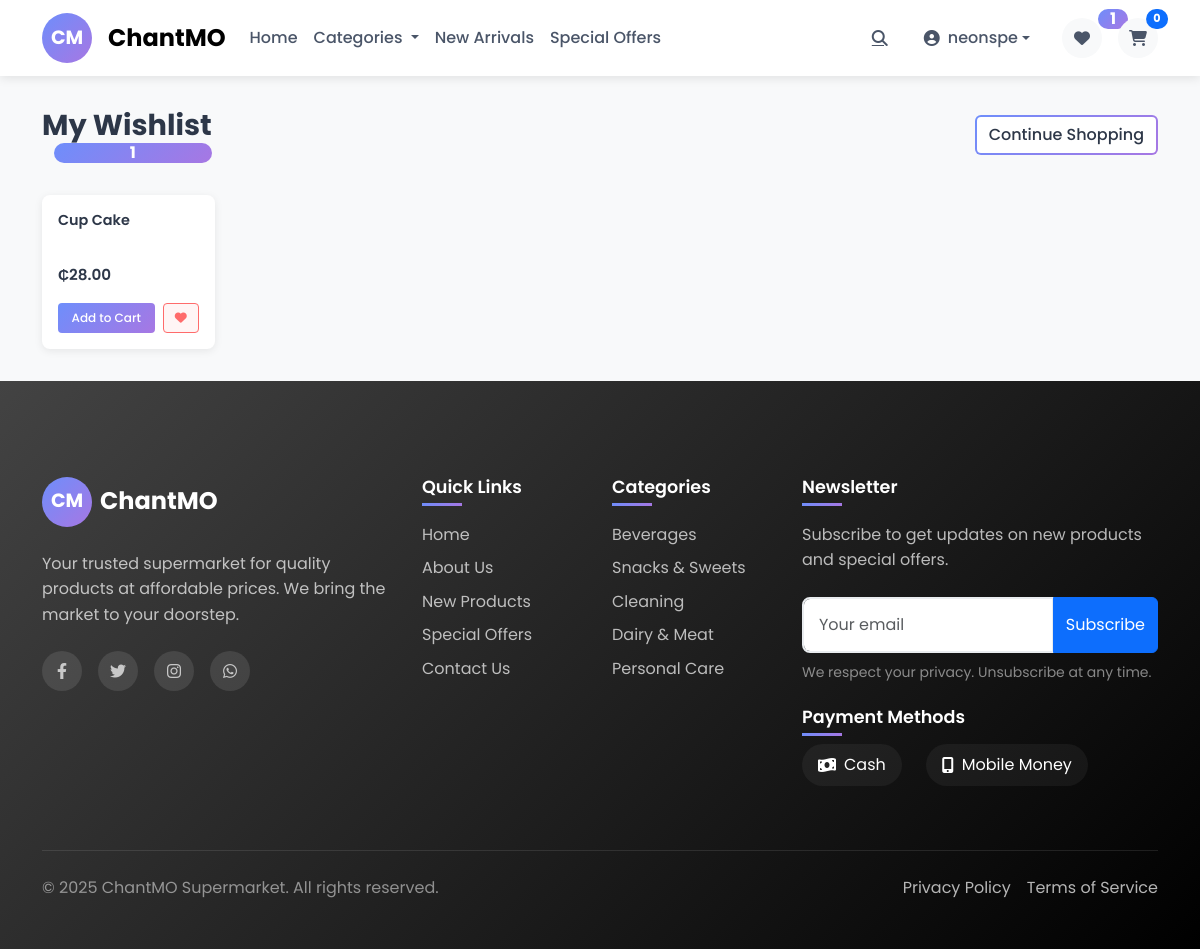
The page /chantmo-supa/pages/wishlist.php (signed in) on the database its author committed.
### tables this page shows
CREATE TABLE IF NOT EXISTS `products` (
  `id` int NOT NULL AUTO_INCREMENT,
  `name` varchar(100) NOT NULL,
  `price` decimal(10,2) NOT NULL,
  `original_price` decimal(10,2) DEFAULT NULL,
  `stock_quantity` int DEFAULT '0',
  `category` varchar(50) NOT NULL,
  `image_url` varchar(255) DEFAULT NULL,
  `description` text,
  `featured` tinyint(1) DEFAULT '0',
  `badge` varchar(20) DEFAULT NULL,
  `expiry_date` date DEFAULT NULL,
  `created_at` timestamp NULL DEFAULT CURRENT_TIMESTAMP,
  `updated_at` timestamp NULL DEFAULT CURRENT_TIMESTAMP ON UPDATE CURRENT_TIMESTAMP,
  PRIMARY KEY (`id`)
);

### chantmo-supa/includes/Product.php (called while the page is built, shortened)
<?php
class Product {
    private static $pdo;
    public $stock_quantity;
    public static function setPDO($pdo) {
        self::$pdo = $pdo;
    }
public function isOutOfStock() {
    return $this->stock_quantity <= 0;
}
public static function getWishlistItems($userId) {
    $stmt = self::$pdo->prepare("SELECT p.* FROM products p
                          JOIN wishlist w ON p.id = w.product_id
                          WHERE w.user_id = ?");
    $stmt->execute([$userId]);
    $products = [];
    while ($row = $stmt->fetch()) {
        $products[] = new Product($row);
    }
    return $products;
}
}
?>

### chantmo-supa/includes/functions.php (called while the page is built, shortened)
<?php
function base_url($path = '') {
    return BASE_PATH . '/' . ltrim($path, '/');
}
?>

### chantmo-supa/includes/wishlist-product-card.php (the view, shortened to what this page needs)
<div class="wishlist-product-card" data-id="<?= $product->id ?>">
    <div class="product-badges">
        <?php if ($product->badge): ?>
            <span class="product-badge"><?= htmlspecialchars($product->badge) ?></span>
        <?php endif; ?>
    </div>
    <div class="product-details">
        <h3 class="product-name">
            <a href="<?= base_url('product.php?id=' . $product->id) ?>">
                <?= htmlspecialchars($product->name) ?>
            </a>
        </h3>
        <div class="product-price">
            <span class="current-price">₵<?= number_format($product->price, 2) ?></span>
        </div>
        <div class="d-flex gap-2 mt-2">
            <button class="btn btn-add-to-cart flex-grow-1 <?= $product->isOutOfStock() ? 'disabled' : '' ?>"
                    data-product-id="<?= $product->id ?>"
                    <?= $product->isOutOfStock() ? 'disabled' : '' ?>>
                <?= $product->isOutOfStock() ? 'Out of Stock' : 'Add to Cart' ?>
            </button>
            <button class="btn btn-wishlist active" data-product-id="<?= $product->id ?>">
                <i class="fas fa-heart"></i>
            </button>
        </div>
    </div>
</div>

### chantmo-supa/pages/wishlist.php (shortened to what this page needs)
<?php
require_once __DIR__ . '/../includes/functions.php';
require_once __DIR__ . '/../includes/Product.php';
$wishlistItems = Product::getWishlistItems($_SESSION['user_id']);
require_once __DIR__ . '/../includes/header.php';
?>
<main class="wishlist-container">
    <div class="container">
        <div class="wishlist-header">
            <h1 class="wishlist-title">My Wishlist <span class="wishlist-count"><?= count($wishlistItems) ?></span></h1>
            <?php if (!empty($wishlistItems)): ?>
                <a href="<?= base_url('index.php') ?>" class="btn btn-outline-primary">Continue Shopping</a>
            <?php endif; ?>
        </div>
        <?php if (empty($wishlistItems)): ?>
            <div class="empty-wishlist">
                <div class="empty-wishlist-icon">
                    <i class="fas fa-heart"></i>
                </div>
                <h3>Your wishlist is empty</h3>
                <p>You haven't added any items to your wishlist yet</p>
                <a href="<?= base_url('index.php') ?>" class="browse-link">Browse Products</a>
            </div>
        <?php else: ?>
            <div class="row g-3" id="wishlistContainer">
                <?php foreach ($wishlistItems as $product): ?>
                    <div class="col-xl-2 col-lg-3 col-md-4 col-6">
                        <?php include __DIR__ . '/../includes/wishlist-product-card.php'; ?>
                    </div>
                <?php endforeach; ?>
            </div>
        <?php endif; ?>
    </div>
</main>
<?php require_once __DIR__ . '/../includes/footer.php'; ?>

### chantmo-supa/includes/header.php (style rules this page uses)
:root { --primary-gradient: linear-gradient(135deg, #6e8efb, #a777e3); --secondary-gradient: linear-gradient(135deg, #f093fb, #f5576c); --dark-gradient: linear-gradient(135deg, #434343, #000000); --light-gradient: linear-gradient(135deg, #f5f7fa, #c3cfe2); --success-gradient: linear-gradient(135deg, #43e97b, #38f9d7); --warning-gradient: linear-gradient(135deg, #f6d365, #fda085); --danger-gradient: linear-gradient(135deg, #ff758c, #ff7eb3); --text-color: #2d3748; --text-light: #4a5568; --text-lighter: #718096; --bg-color: #f8f9fa; --border-radius: 0.5rem; --box-shadow: 0 4px 6px -1px rgba(0, 0, 0, 0.1), 0 2px 4px -1px rgba(0, 0, 0, 0.06); --box-shadow-lg: 0 10px 15px -3px rgba(0, 0, 0, 0.1), 0 4px 6px -2px rgba(0, 0, 0, 0.05); --transition: all 0.3s ease; }
* { margin: 0; padding: 0; box-sizing: border-box; }
html { scroll-behavior: smooth; }
body { font-family: 'Poppins', sans-serif; color: var(--text-color); background-color: var(--bg-color); line-height: 1.6; }
a { text-decoration: none; color: inherit; transition: var(--transition); }
.cart-badge, .wishlist-count { font-size: 0.7rem; min-width: 20px; height: 20px; display: flex; align-items: center; justify-content: center; }
.btn-outline-primary { border: 2px solid transparent; background: linear-gradient(white, white) padding-box, linear-gradient(135deg, #6e8efb, #a777e3) border-box; color: #2d3748; font-weight: 500; transition: all 0.3s ease; }
.product-badges { position: absolute; top: 10px; left: 10px; z-index: 2; display: flex; flex-direction: column; gap: 5px; }
.product-badge, .discount-badge { font-size: 0.7rem; padding: 0.25rem 0.5rem; border-radius: 4px; font-weight: 600; }
.product-badge { background: var(--primary-gradient); color: white; }
.product-details { padding: 1.25rem; flex-grow: 1; display: flex; flex-direction: column; }
.product-name { font-size: 1rem; font-weight: 600; margin-bottom: 0.75rem; color: var(--text-color); display: -webkit-box; -webkit-line-clamp: 2; line-clamp: 2; -webkit-box-orient: vertical; overflow: hidden; min-height: 3em; }
.product-price { margin-bottom: 1rem; }
.current-price { font-weight: 700; font-size: 1.1rem; color: var(--text-color); }
.btn-add-to-cart { background: var(--primary-gradient); color: white; border: none; padding: 0.5rem; border-radius: var(--border-radius); font-weight: 500; transition: var(--transition); }
.btn-wishlist { background: white; color: var(--text-light); border: 1px solid #dee2e6; padding: 0.5rem; border-radius: var(--border-radius); font-weight: 500; transition: var(--transition); display: flex; align-items: center; justify-content: center; gap: 0.5rem; }
.btn-wishlist.active, .btn-wishlist:hover { background: #fff5f5; color: #ff6b6b; border-color: #ff6b6b; }

### chantmo-supa/pages/wishlist.php (style rules this page uses)
.wishlist-container { padding: 2rem 0; }
.wishlist-header { margin-bottom: 2rem; display: flex; align-items: center; justify-content: space-between; }
.wishlist-title { font-weight: 700; font-size: 1.8rem; color: #2d3748; margin: 0; }
.wishlist-count { background: linear-gradient(135deg, #6e8efb, #a777e3); color: white; font-size: 1rem; padding: 0.35rem 0.75rem; border-radius: 50px; margin-left: 0.75rem; }
.wishlist-product-card { background: white; border-radius: 0.5rem; overflow: hidden; transition: all 0.3s ease; box-shadow: 0 2px 8px rgba(0, 0, 0, 0.08); height: 100%; }
.wishlist-product-card .product-details { padding: 1rem; }
.wishlist-product-card .product-name { font-size: 0.9rem; margin-bottom: 0.5rem; line-height: 1.3; }
.wishlist-product-card .product-name a { color: inherit; text-decoration: none; }
.wishlist-product-card .product-price { margin-bottom: 0.5rem; }
.wishlist-product-card .current-price { font-size: 0.95rem; font-weight: 600; }
.wishlist-product-card .btn-add-to-cart, .wishlist-product-card .btn-wishlist { padding: 0.35rem 0.5rem; font-size: 0.75rem; border-radius: 4px; }
.wishlist-product-card .btn-add-to-cart { background: linear-gradient(135deg, #6e8efb, #a777e3); border: none; color: white; }
.wishlist-product-card .btn-wishlist { background: #fff5f5; border: 1px solid #ff6b6b; color: #ff6b6b; width: 36px; }

### rows shown on the page
products: name "Cup Cake", price "28.00", stock_quantity "Add to Cart"

### other values the page prints
$_SESSION['username'] "neonspe"
Product::getWishlistCount($_SESSION['user_id']) "1"
Cart::getTotalItems() "0"
count($wishlistItems) "1"
